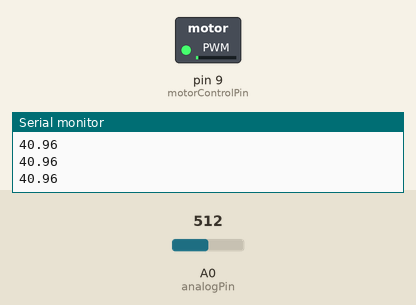
Bench run of a sketch on a simulated Arduino Uno, built with avr-gcc and run on an emulated ATmega328P. On the bench: switched loads named in the sketch (green lamp = pin HIGH), the last lines printed to the serial monitor. Inputs (shaded band) come from the test bench; at power-on: A0 (analogPin) = 512.

Above: at 1.2 s.
1.3 s: A0 (analogPin) set to 734
2.8 s: A0 (analogPin) set to 762
At 4.0 s:
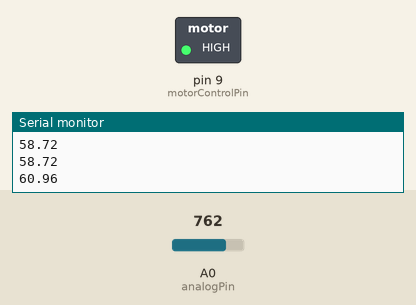
4.3 s: A0 (analogPin) set to 716
At 5.8 s:
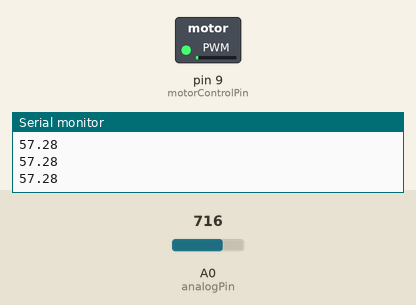
6.3 s: A0 (analogPin) set to 900
At 7.5 s:
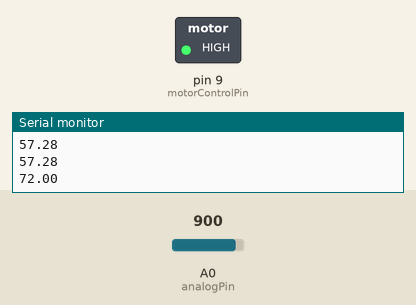
7.8 s: A0 (analogPin) set to 511
At 9.5 s:
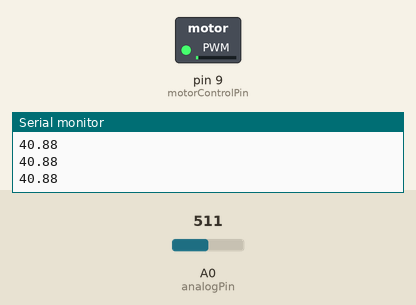
9.8 s: A0 (analogPin) set to 1023
At 10.3 s:
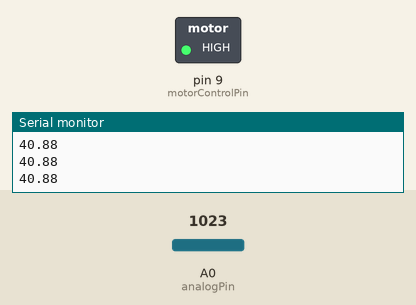
Timing chart, 0 to 12.3 s (numbered marks = the images above; inputs shaded):
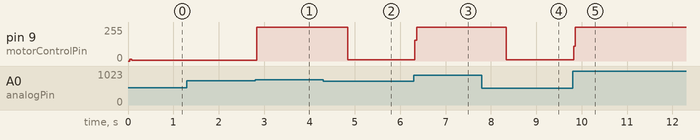

The sketch:

LOCOSOROP_pr_1.ino
```cpp
#include <Arduino.h>

int motorControlPin = 9; //Set pin 9 as motor control pin
int analogPin = 0; // potentiometer wiper (middle terminal) connected to analog pin 3
int val = 0; // variable to store the value read
int motorSpeed = 0;
float signal;
float gain = 0.08;
float averageArray[200];
int calibration = true;
int calibrationCount = 0;

void setup() {
  pinMode(motorControlPin, OUTPUT); //Set MotorControlPin as output Pin
  signal = analogRead(analogPin); // read the input pin
  Serial.begin(9600); //Let user know range of values to enter
}

int average(float value) {
  if(calibrationCount <= 200) {
    averageArray[calibrationCount] = value;
    calibrationCount++;
//    Serial.print(calibrationCount);
//    Serial.print(' ');
//    Serial.print(averageArray[calibrationCount]);
//    Serial.println();
//    Serial.println(calibrationCount + ' ' + averageArray[calibrationCount]);
  } else {
    calibration = false;
  }
}

void loop()
{
  analogWrite(motorControlPin, 255);//Write the 'speed' value to motorControlPin
  if(calibration) {
    average(signal);
  }
  motorSpeed = 0;
  signal += (analogRead(analogPin)*gain - signal);  // IIR filter
  if (signal > 60){
    motorSpeed = 255;
    delay(1000);
  } else {
    motorSpeed = 0;
  }
  analogWrite(motorControlPin, motorSpeed);//Write the 'speed' value to motorControlPin
  Serial.println(signal);
}
```

Measured:
- the behaviour switches between 750 and 751 on A0 (analogPin) (found by bisection; images 0 and 1)
- after the input at 2.8 s, pin 9 (motorControlPin): 6/255 → 255/255 at once
- after the input at 4.3 s, pin 9 (motorControlPin): 255/255 → 10/255 after 0.54 s
- after the input at 6.3 s, pin 9 (motorControlPin): 10/255 → 255/255 at once
- after the input at 7.8 s, pin 9 (motorControlPin): 255/255 → 10/255 after 0.54 s
- after the input at 9.8 s, pin 9 (motorControlPin): 10/255 → 255/255 at once
